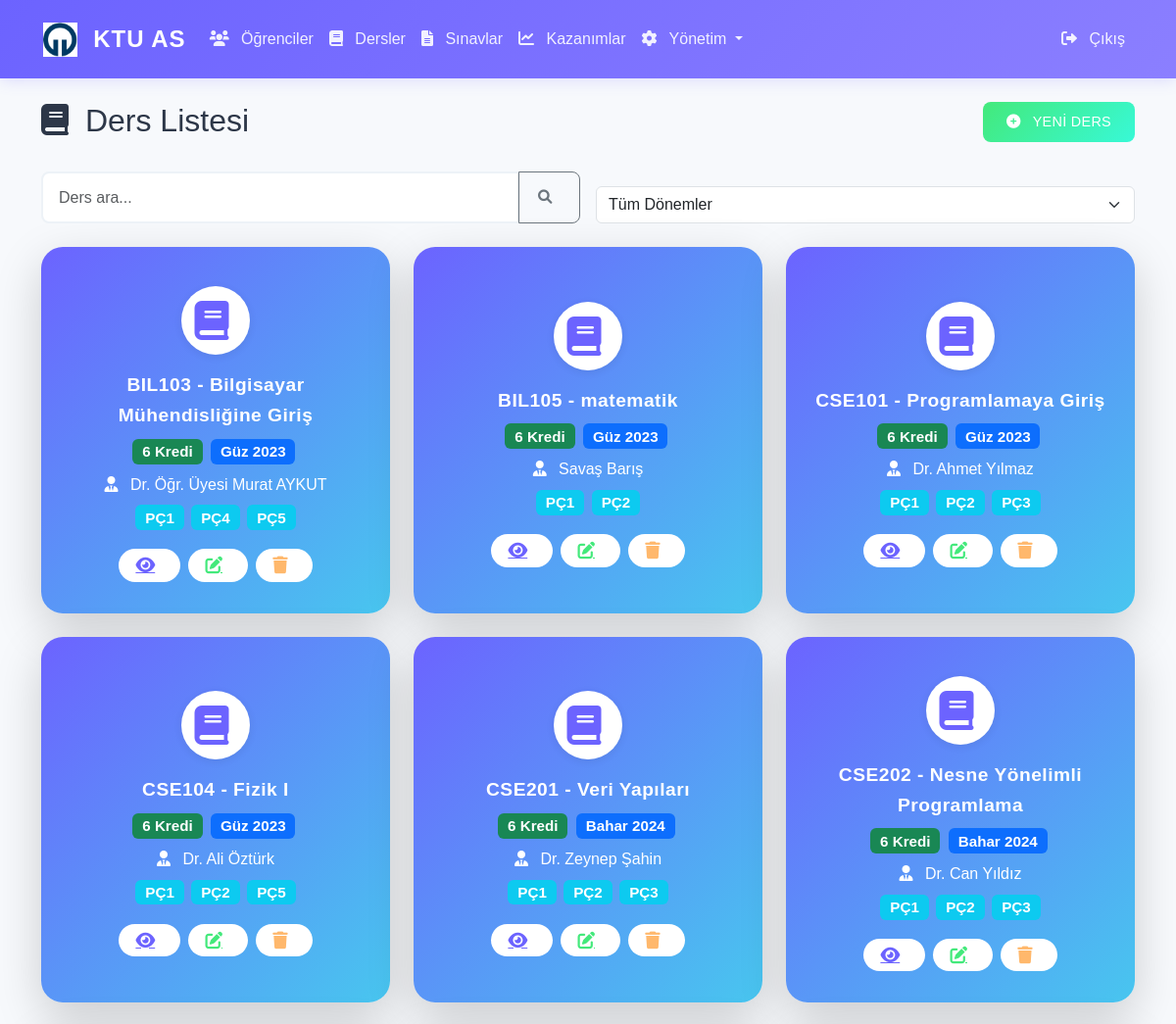
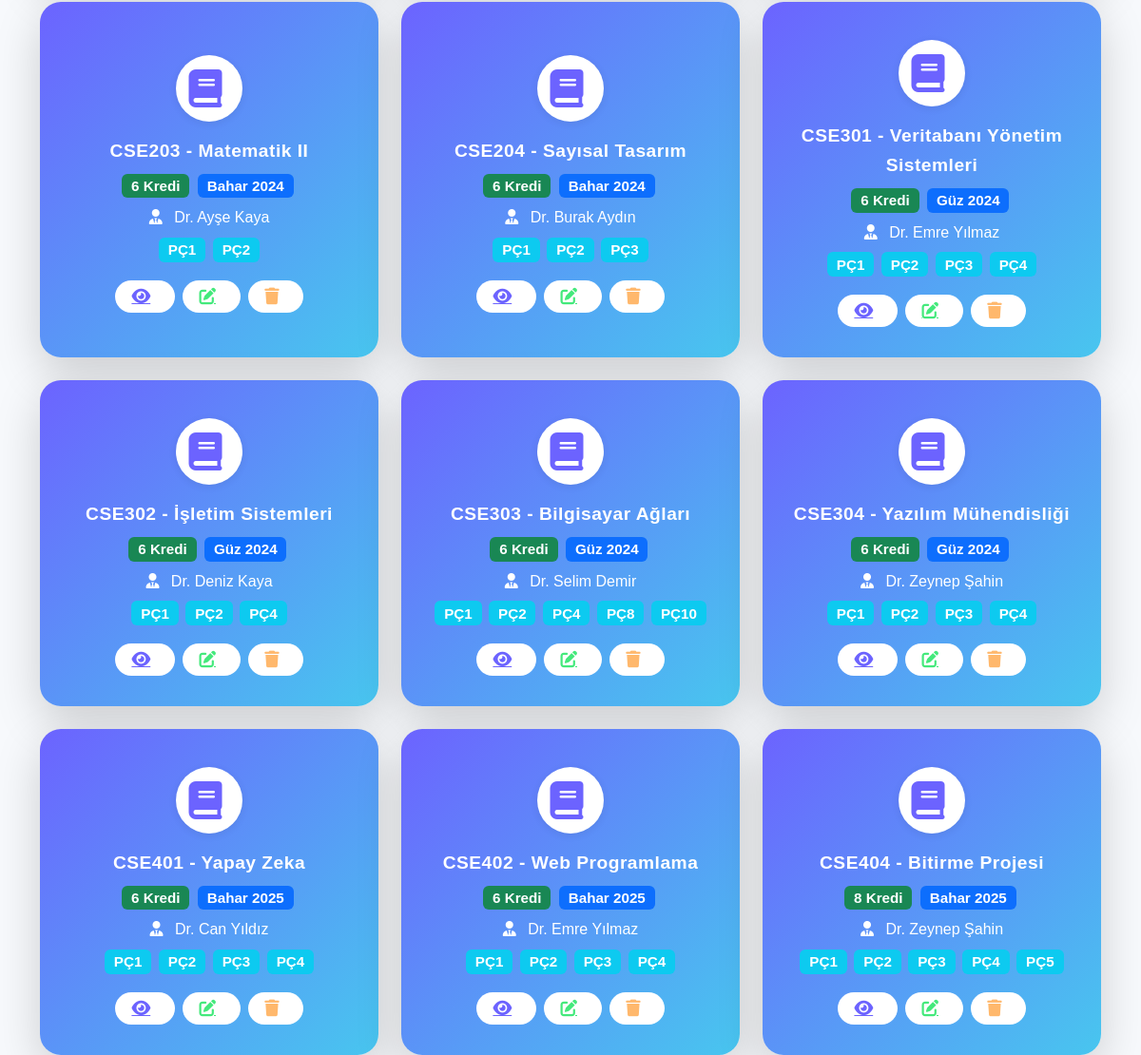
The page /courses (signed in) on the database its author committed (2 pictures, top to bottom).
### app/models/__init__.py (models this page shows, shortened)
class Course(db.Model):
    __tablename__ = 'courses'
    id = db.Column(db.Integer, primary_key=True)
    course_code = db.Column(db.String(20), unique=True, nullable=False)
    course_name = db.Column(db.String(100), nullable=False)
    credits = db.Column(db.Integer, nullable=False)
    instructor_name = db.Column(db.String(100), nullable=False)
    semester_id = db.Column(db.Integer, db.ForeignKey('semesters.id'), nullable=False)
    created_at = db.Column(db.DateTime, default=datetime.utcnow)
    exams = db.relationship('Exam', backref='course', lazy=True)

class Semester(db.Model):
    __tablename__ = 'semesters'
    id = db.Column(db.Integer, primary_key=True)
    name = db.Column(db.String(50), nullable=False)
    year = db.Column(db.Integer, nullable=False)
    semester_number = db.Column(db.Integer, nullable=False)
    created_at = db.Column(db.DateTime, default=datetime.utcnow)
    courses = db.relationship('Course', backref='semester', lazy=True)

class ProgramOutcome(db.Model):
    __tablename__ = 'program_outcomes'
    id = db.Column(db.Integer, primary_key=True)
    code = db.Column(db.String(10), unique=True, nullable=False)
    description = db.Column(db.Text, nullable=False)
    created_at = db.Column(db.DateTime, default=datetime.utcnow)
    related_courses = db.relationship('Course',
                                    secondary='course_program_outcomes',
                                    backref=db.backref('program_outcomes', lazy='dynamic'),
                                    lazy='dynamic')
    related_exams = db.relationship('Exam',
                                  secondary='exam_program_outcomes',
                                  backref=db.backref('program_outcomes', lazy='dynamic'),
                                  lazy='dynamic')

### app/routes/main.py (the view)
@bp.route('/courses')
@login_required
def course_list():
    courses = Course.query.all()
    semesters = Semester.query.all()
    return render_template('main/courses.html', courses=courses, semesters=semesters)

### app/__init__.py (called while the page is built)
@login_manager.user_loader
def load_user(user_id):
    from app.models import User
    return User.query.get(int(user_id))

### app/templates/main/courses.html (shortened to what this page needs)
{% extends "base.html" %}
{% block content %}
<div class="row mb-4">
    <div class="col-md-8">
        <h2>
            <i class="fas fa-book"></i> Ders Listesi
        </h2>
    </div>
    <div class="col-md-4 text-end">
        <a href="{{ url_for('admin.add_course') }}" class="btn btn-success">
            <i class="fas fa-plus-circle"></i> Yeni Ders
        </a>
    </div>
</div>
<div class="row mb-4 g-3 align-items-end">
    <div class="col-md-6">
        <div class="input-group">
            <input type="text" class="form-control" id="searchInput" placeholder="Ders ara...">
            <button class="btn btn-outline-secondary" type="button">
                <i class="fas fa-search"></i>
            </button>
        </div>
    </div>
    <div class="col-md-6">
        <select class="form-select" id="semesterFilter">
            <option value="">Tüm Dönemler</option>
        </select>
    </div>
</div>
<div class="row g-4" id="courseCards">
    {% for course in courses %}
    <div class="col-md-4 course-card-col" data-semester="{{ course.semester_id }}">
        <div class="modern-card gradient-blue shadow-lg h-100">
            <div class="modern-card-body text-center">
                <div class="modern-icon bg-white text-blue mb-3">
                    <i class="fas fa-book"></i>
                </div>
                <div class="modern-title">{{ course.course_code }} - {{ course.course_name }}</div>
                <div class="modern-info mb-2">
                    <span class="badge bg-success me-1">{{ course.credits }} Kredi</span>
                    <span class="badge bg-primary">{{ course.semester.name }}</span>
                </div>
                <div class="modern-instructor mb-2">
                    <i class="fas fa-user-tie"></i> {{ course.instructor_name }}
                </div>
                <div class="modern-outcomes mb-3">
                    {% for outcome in course.program_outcomes %}
                    <span class="badge bg-info">{{ outcome.code }}</span>
                    {% endfor %}
                </div>
                <div class="modern-actions d-flex justify-content-center gap-2">
                    <a href="{{ url_for('main.course_detail', course_id=course.id) }}" class="modern-btn btn-blue" title="Detay">
                        <i class="fas fa-eye"></i>
                    </a>
                    <a href="{{ url_for('admin.edit_course', course_id=course.id) }}" class="modern-btn btn-green" title="Düzenle">
                        <i class="fas fa-edit"></i>
                    </a>
                    <button type="button" class="modern-btn btn-orange" title="Sil" onclick="confirmDelete('{{ course.id }}')">
                        <i class="fas fa-trash"></i>
                    </button>
                </div>
            </div>
        </div>
    </div>
    {% else %}
    <div class="col-12">
        <div class="alert alert-info text-center">Henüz ders kaydı bulunmamaktadır.</div>
    </div>
    {% endfor %}
</div>
{% endblock %}

### app/static/css/style.css (style rules this page uses)
:root { --primary-color: #6C63FF; --secondary-color: #FF6584; --accent-color: #43E97B; --background-color: #F7F9FC; --text-color: #2D3748; --success-color: #43E97B; --warning-color: #FFB86C; --danger-color: #FF5555; --light-gray: #EDF2F7; --dark-gray: #4A5568; --gradient-primary: linear-gradient(135deg, #6C63FF 0%, #8B7FFF 100%); --gradient-success: linear-gradient(135deg, #43E97B 0%, #38F9D7 100%); --gradient-warning: linear-gradient(135deg, #FFB86C 0%, #FFA17F 100%); --gradient-danger: linear-gradient(135deg, #FF5555 0%, #FF8080 100%); }
body { font-family: 'Poppins', sans-serif; background-color: var(--background-color); color: var(--text-color); line-height: 1.6; }
.btn { border-radius: 8px; padding: 0.6rem 1.2rem; font-weight: 500; letter-spacing: 0.3px; transition: all 0.3s ease; text-transform: uppercase; font-size: 0.9rem; }
.btn-success { background: var(--gradient-success); border: none; padding: 0.6rem 1.5rem; border-radius: 8px; font-weight: 500; transition: all 0.3s ease; }
.form-control { border: 2px solid var(--light-gray); border-radius: 8px; padding: 0.8rem 1rem; transition: all 0.3s ease; }
.fas { margin-right: 0.5rem; }

### app/templates/main/courses.html (style rules this page uses)
.modern-card { border-radius: 22px; box-shadow: 0 8px 32px rgba(44,62,80,0.08); padding: 2.5rem 1.5rem 2rem 1.5rem; transition: transform 0.25s cubic-bezier(.4,2,.6,1), box-shadow 0.25s; border: none; min-height: 320px; display: flex; flex-direction: column; justify-content: center; background: linear-gradient(135deg, #6C63FF 0%, #48c6ef 100%); }
.modern-icon { width: 70px; height: 70px; border-radius: 50%; display: flex; align-items: center; justify-content: center; font-size: 2.5rem; margin: 0 auto 1rem auto; box-shadow: 0 2px 8px rgba(0,0,0,0.08); }
.text-blue { color: #6C63FF !important; }
.modern-title { font-size: 1.2rem; font-weight: 600; color: #fff; margin-bottom: 0.5rem; letter-spacing: 0.5px; }
.modern-info .badge { font-size: 0.95rem; margin-right: 0.2rem; }
.modern-instructor { color: #fff; font-size: 1rem; margin-bottom: 0.5rem; }
.modern-outcomes .badge { font-size: 0.95rem; margin: 0 0.1rem 0.2rem 0.1rem; }
.modern-actions .modern-btn { border-radius: 30px; font-weight: 600; padding: 0.5rem 1.1rem; font-size: 1.1rem; border: none; transition: background 0.2s, color 0.2s; display: inline-flex; align-items: center; justify-content: center; }
.btn-blue { background: #fff; color: #6C63FF; }
.btn-green { background: #fff; color: #43E97B; }
.btn-orange { background: #fff; color: #FFB86C; }

### rows shown on the page
Course: course_code "BIL103", course_name "Bilgisayar Mühendisliğine Giriş", credits "6", semester.name "Güz 2023", instructor_name "Dr. Öğr. Üyesi Murat AYKUT"
ProgramOutcome: code "PÇ1"
ProgramOutcome: code "PÇ4"
ProgramOutcome: code "PÇ5"
Course: course_code "BIL105", course_name "matematik", credits "6", semester.name "Güz 2023", instructor_name "Savaş Barış"
ProgramOutcome: code "PÇ2"
Course: course_code "CSE101", course_name "Programlamaya Giriş", credits "6", semester.name "Güz 2023", instructor_name "Dr. Ahmet Yılmaz"
ProgramOutcome: code "PÇ3"
Course: course_code "CSE104", course_name "Fizik I", credits "6", semester.name "Güz 2023", instructor_name "Dr. Ali Öztürk"
Course: course_code "CSE201", course_name "Veri Yapıları", credits "6", semester.name "Bahar 2024", instructor_name "Dr. Zeynep Şahin"
Course: course_code "CSE202", course_name "Nesne Yönelimli Programlama", credits "6", semester.name "Bahar 2024", instructor_name "Dr. Can Yıldız"
Course: course_code "CSE203", course_name "Matematik II", credits "6", semester.name "Bahar 2024", instructor_name "Dr. Ayşe Kaya"
Course: course_code "CSE204", course_name "Sayısal Tasarım", credits "6", semester.name "Bahar 2024", instructor_name "Dr. Burak Aydın"
Course: course_code "CSE301", course_name "Veritabanı Yönetim Sistemleri", credits "6", semester.name "Güz 2024", instructor_name "Dr. Emre Yılmaz"
Course: course_code "CSE302", course_name "İşletim Sistemleri", credits "6", semester.name "Güz 2024", instructor_name "Dr. Deniz Kaya"
Course: course_code "CSE303", course_name "Bilgisayar Ağları", credits "6", semester.name "Güz 2024", instructor_name "Dr. Selim Demir"
ProgramOutcome: code "PÇ8"
ProgramOutcome: code "PÇ10"
Course: course_code "CSE304", course_name "Yazılım Mühendisliği", credits "6", semester.name "Güz 2024", instructor_name "Dr. Zeynep Şahin"
Course: course_code "CSE401", course_name "Yapay Zeka", credits "6", semester.name "Bahar 2025", instructor_name "Dr. Can Yıldız"
Course: course_code "CSE402", course_name "Web Programlama", credits "6", semester.name "Bahar 2025", instructor_name "Dr. Emre Yılmaz"
Course: course_code "CSE404", course_name "Bitirme Projesi", credits "8", semester.name "Bahar 2025", instructor_name "Dr. Zeynep Şahin"
